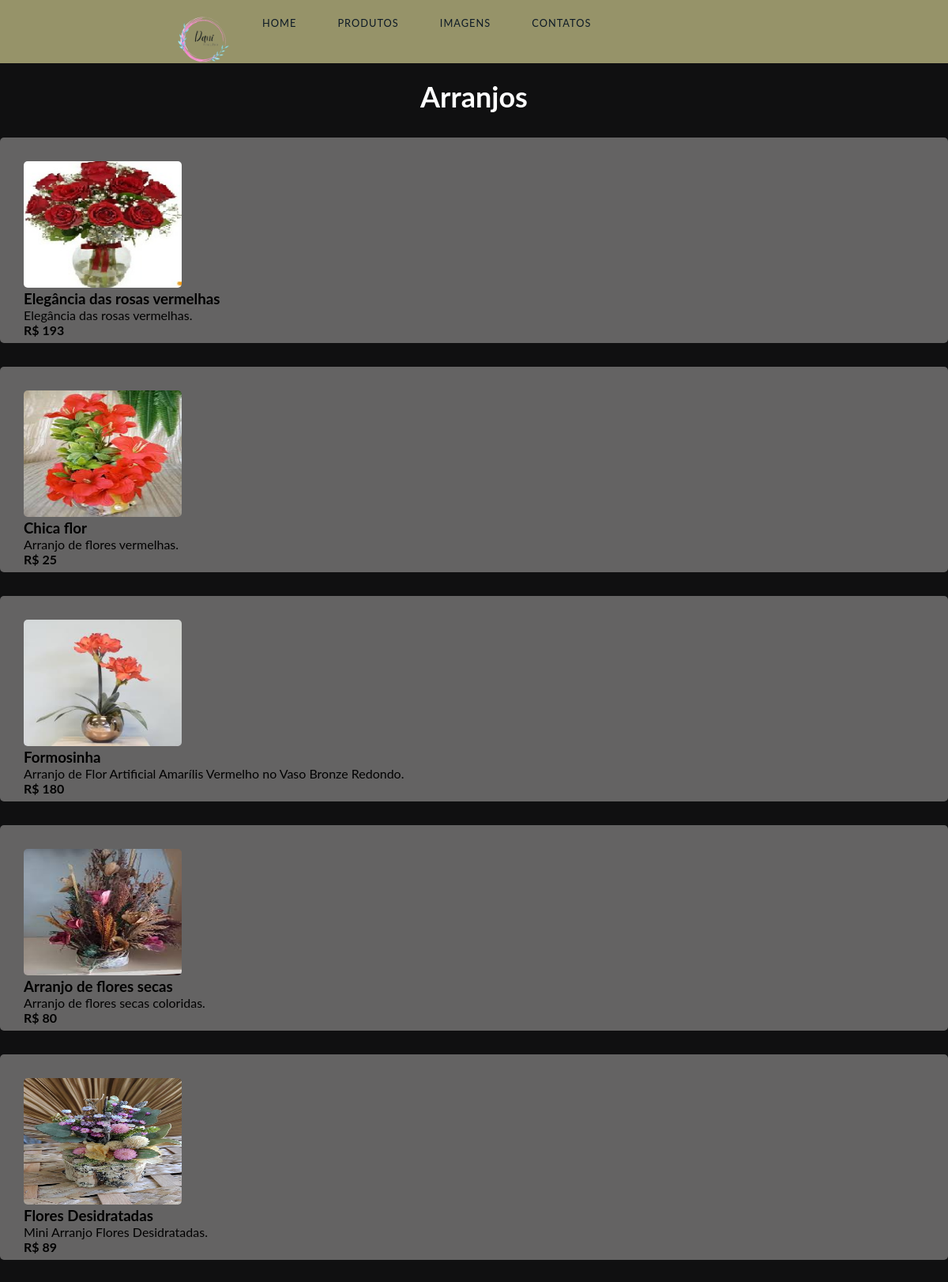
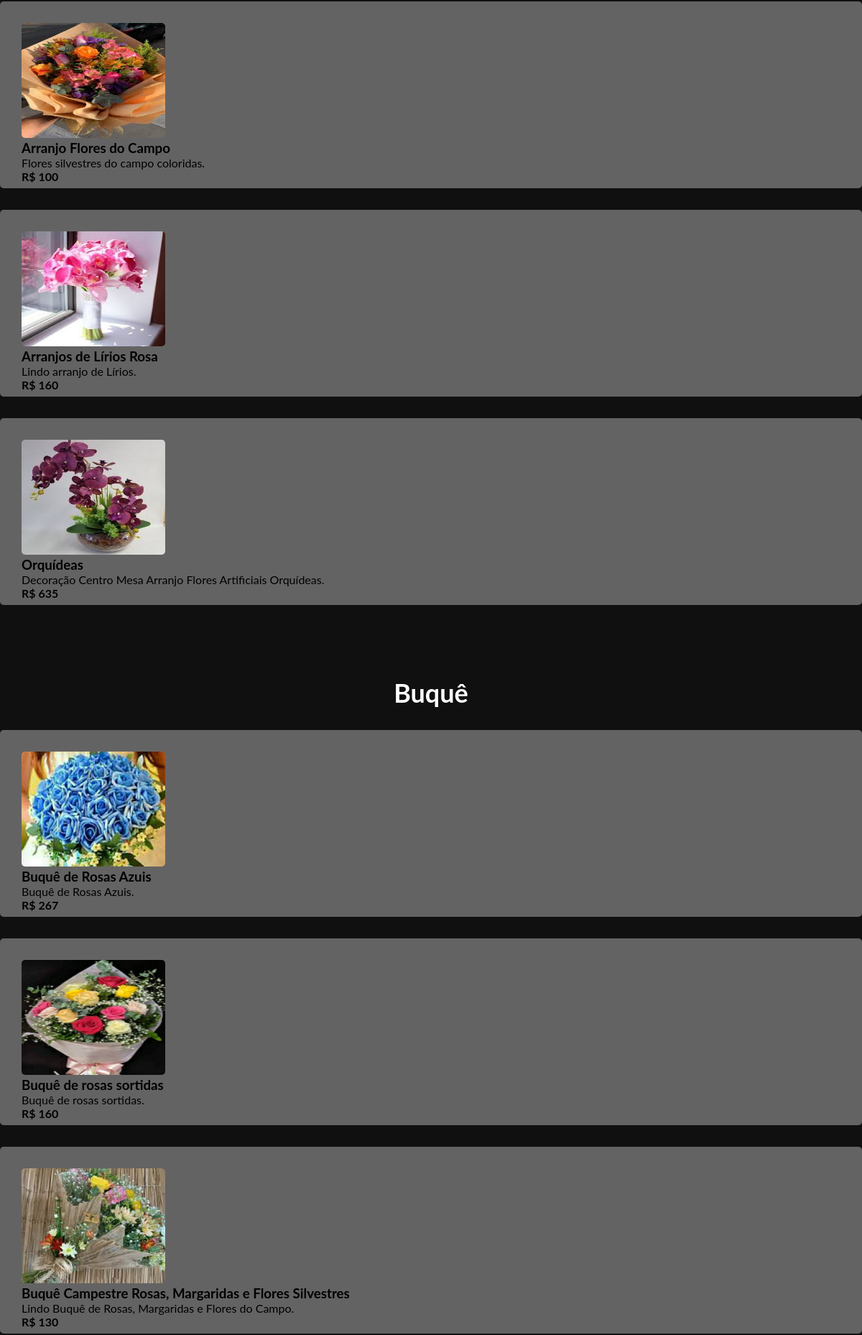
/produtos.php (upper part), run on the app's committed database (2 pictures, top to bottom).
### tables this page shows
CREATE TABLE `cadastro` (
  `id` int(11) NOT NULL,
  `descricao` varchar(255) DEFAULT NULL,
  `secao` varchar(255) DEFAULT NULL,
  `valor` decimal(10,0) DEFAULT NULL,
  `nome` varchar(255) DEFAULT NULL,
  `url` varchar(255) DEFAULT NULL
);

### produtos.php (the view, shortened to what this page needs)
<!DOCTYPE html>
<html lang="pt-BR">
<head>
    <link rel="stylesheet" href="style/style.css">
</head>
<body>
    <nav id="navbar" class="">
        <div class="nav-wrapper">
          <div class="logo">
            <img src="img/logo 3.png" alt="foto">
          </div>
          <ul id="menu">
            <li><a href="index.php">Home</a></li>
            <li><a href="produtos.php">Produtos</a></li>
            <li><a href="imagem.php">Imagens</a></li>
            <li><a href="contato.php">Contatos</a></li>
          </ul>
        </div>
    </nav>
      <?php
          include("conexao.php");
          $sql = "SELECT * FROM cadastro order by secao";
          $res = $conn->query($sql);
          $secao = "";
          $qtd = $res->num_rows;
          if ($qtd> 0){
           while ($row = $res->fetch_object()){
            if ($secao == "" || $secao != $row->secao){
              $secao = $row->secao;
              if ($secao != ""){
                print "</section>";
              }
              print " <section class='menu'>";
              print "<h1>".$row->secao."</h1>";
            }
            print "<div class='item'>";
            print "<img class='um' src='".$row->url."' alt=''>";
            print "<h3>".$row->nome."</h3>";
            print "<p>".$row->descricao."</p>";
            print "<span>R$ ".$row->valor."</span>";
            print "</div>";
           }
          }else {
              print "<p class= 'alert-danger'> Não foram encontrados nenhum registro.</p>";
          }
      ?>
</body>
</html>

### style/style.css (style rules this page uses)
* { border: 0; box-sizing: border-box; margin: 0; padding: 0; }
body { font-family: Lato, Helvetica, Arial, sans-serif; margin-top: 200px; background: linear-gradient(45deg, #63623a, #d4da83,); background-size: 300% 300% ; animation: colors 15s ease infinite; }
a { color: inherit; font-family: inherit; font-size: inherit; text-decoration: none; }
#navbar { background: rgb(150, 147, 105); color: rgb(13, 26, 38); position: fixed; top: 0; height: 80px; line-height: 60px; width: 100vw; z-index: 10; }
.nav-wrapper { margin: auto; text-align:center; width: 70%; }
.logo { float: left; margin-left: 28px; font-size: 1.5em; height: 60px; letter-spacing: 1px; text-transform: uppercase; }
#navbar ul { display: inline-block; float: left; list-style: none; margin-top: -2px; text-align: right; transition: transform 0.5s ease-out; -webkit-transition: transform 0.5s ease-out; }
#navbar li { display: inline-block; }
#navbar li a { color: rgb(13, 26, 38); display: block; font-size: 0.8em; height: 50px; letter-spacing: 1px; margin: 0 20px; padding: 0 4px; position: relative; text-decoration: none; text-transform: uppercase; transition: all 0.5s ease; -webkit-transition: all 0.5s ease; }
#navbar li a:before, #navbar li a:after { content: ''; position: absolute; width: 0%; height: 1px; bottom: -1px; background: rgb(13, 26, 38); }
#navbar li a:before { left: 0; transition: 0.5s; }
#navbar li a:after { background: rgb(13, 26, 38); right: 0; }
.logo img { max-width: 100px; }
body { margin: 0; height: 100vh; display: grid; place-items: center; background-color: #101011; }
.item { grid-column-start: 1; grid-column-end: 3; background-color: #646363; width: 100vw; height: 260px; padding: 30px; margin-top: 30px; padding-bottom: 30px; border-radius: 5px; }
.item img { width: 200px; height: 160px; border-radius: 5px; }
span { font-weight: bold; }
h1 { font-size: 36px; text-align: center; color: white; }
.menu h1 { margin-top: 100px; }
.um { width: 100px; height: 90px; }

### data on the page
cadastro: secao "Arranjos", url (picture), nome "Elegância das rosas vermelhas", descricao "Elegância das rosas vermelhas.", valor "193"
cadastro: url (picture), nome "Chica flor", descricao "Arranjo de flores vermelhas.", valor "25"
cadastro: url (picture), nome "Formosinha", descricao "Arranjo de Flor Artificial Amarílis Vermelho no Vaso Bronze Redondo.", valor "180"
cadastro: url (picture), nome "Arranjo de flores secas", descricao "Arranjo de flores secas coloridas.", valor "80"
cadastro: url (picture), nome "Flores Desidratadas", descricao "Mini Arranjo Flores Desidratadas.", valor "89"
cadastro: url (picture), nome "Arranjo Flores do Campo", descricao "Flores silvestres do campo coloridas.", valor "100"
cadastro: url (picture), nome "Arranjos de Lírios Rosa", descricao "Lindo arranjo de Lírios.", valor "160"
cadastro: url (picture), nome "Orquídeas", descricao "Decoração Centro Mesa Arranjo Flores Artificiais Orquídeas.", valor "635"
cadastro: secao "Buquê", url (picture), nome "Buquê de Rosas Azuis", descricao "Buquê de Rosas Azuis.", valor "267"
cadastro: url (picture), nome "Buquê de rosas sortidas", descricao "Buquê de rosas sortidas.", valor "160"
cadastro: url (picture), nome "Buquê Campestre Rosas, Margaridas e Flores Silvestres", descricao "Lindo Buquê de Rosas, Margaridas e Flores do Campo.", valor "130"
